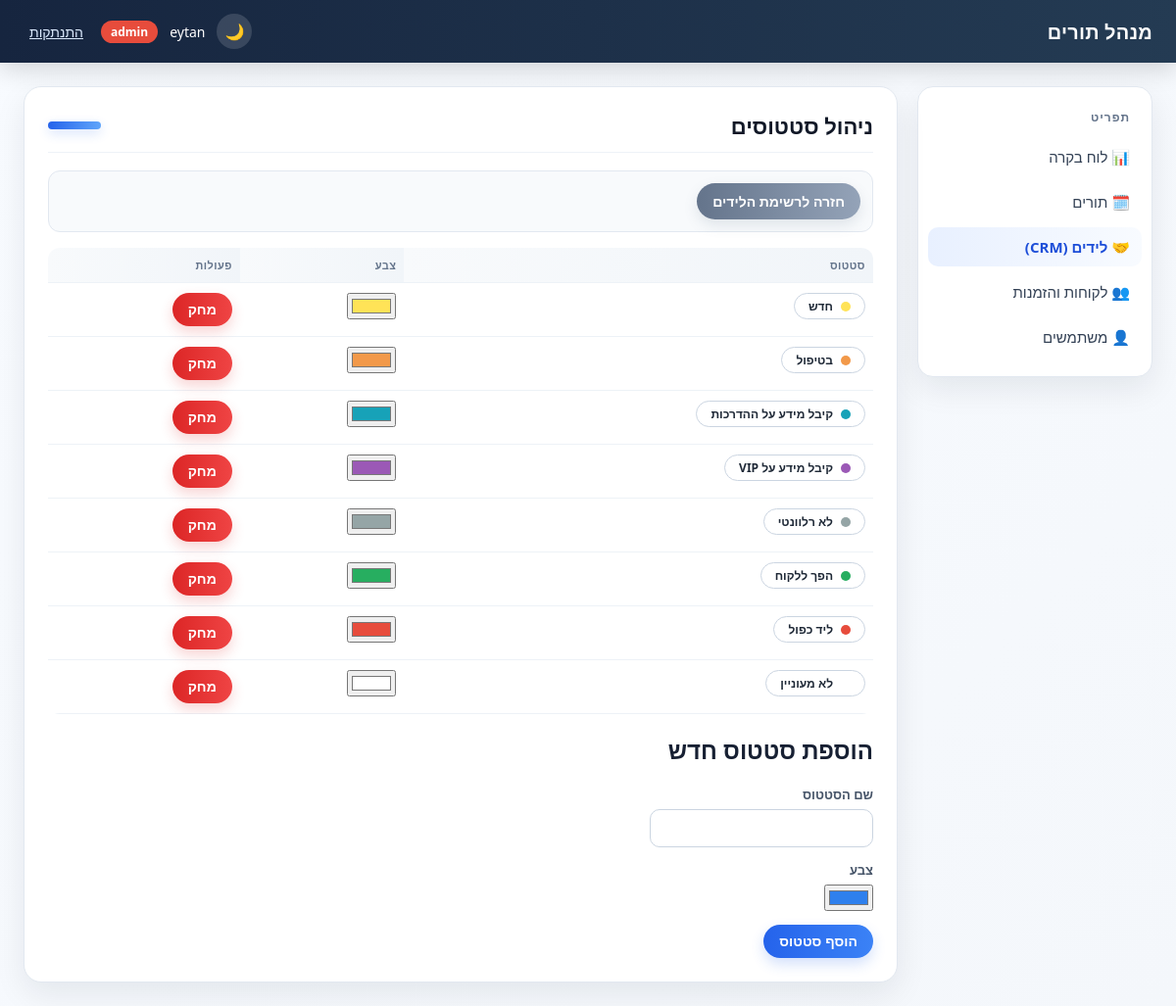
The page /leads/statuses (signed in) on the database its author committed.
### tables this page shows
CREATE TABLE lead_statuses (
                id INTEGER PRIMARY KEY AUTOINCREMENT,
                name TEXT UNIQUE NOT NULL,
                color TEXT NOT NULL
            );

### blueprints/leads.py (the view, shortened to what this page needs)
@bp.route("/statuses", methods=["GET", "POST"])
@permission_required(PERMISSION_MANAGE_LEADS)
def manage_statuses():
    repos = get_repos()
    return render_template("leads/statuses.html", statuses=to_records(repos.lead_statuses.get_all()))

### app.py (called while the page is built)
@app.context_processor
def inject_template_globals():
    return {
        "csrf_token": generate_csrf_token(),
        "current_user": current_user(),
        "ROLE_ADMIN": roles.ADMIN,
        "ROLE_USER": roles.USER,
    }

### auth.py (called while the page is built)
def generate_csrf_token():
    if "csrf_token" not in session:
        session["csrf_token"] = secrets.token_hex(16)
    return session["csrf_token"]

def validate_csrf():
    if request.method != "POST":
        return
    token = session.get("csrf_token")
    submitted = request.form.get("csrf_token", "")
    if not token or not secrets.compare_digest(token, submitted):
        abort(400)

def current_user():
    return session.get("user")

def permission_required(permission):
    def decorator(view):
        @wraps(view)
        def wrapped(*args, **kwargs):
            user = current_user()
            if user is None:
                return redirect(url_for("auth.login"))
            if user["role"] == roles.ADMIN:
                return view(*args, **kwargs)
            if permission not in user.get("permissions", []):
                abort(403)
            return view(*args, **kwargs)
        return wrapped
    return decorator

### db_context.py (called while the page is built)
def get_conn():
    if "db_conn" not in g:
        g.db_conn = sqlite3.connect(DB_FILE, timeout=10)
    return g.db_conn

def get_repos():
    if "repos" not in g:
        conn = get_conn()
        appointments = AppointmentRepository(conn)
        g.repos = SimpleNamespace(
            appointments=appointments,
            availability=AvailabilityService(appointments),
            leads=LeadRepository(conn),
            lead_statuses=LeadStatusRepository(conn),
            customers=CustomerRepository(conn),
            invoices=InvoiceRepository(conn),
            users=UserRepository(conn),
            id_sequence=IdSequence(conn),
        )
    return g.repos

def init_app(app):
    @app.teardown_appcontext
    def close_conn(exception):
        conn = g.pop("db_conn", None)
        if conn is not None:
            conn.close()

### id_sequence.py (called while the page is built)
    def _seed_if_empty(self):
        count = self.conn.execute("SELECT COUNT(*) FROM id_sequence").fetchone()[0]
        if count > 0:
            return
        max_existing = self._max_existing_id()
        if max_existing > 0:
            self.conn.execute("INSERT INTO id_sequence (id) VALUES (?)", (max_existing,))
            self.conn.commit()

### lead_status_repository.py (called while the page is built)
    def get_all(self):
        return pd.read_sql_query(f"SELECT * FROM {TABLE_NAME} ORDER BY id", self.conn)

### templates/leads/statuses.html (shortened to what this page needs)
{% extends "base.html" %}
{% block page_heading %}ניהול סטטוסים{% endblock %}
{% block content %}
<div class="toolbar">
    <a href="{{ url_for('leads.list_leads') }}" class="btn btn-secondary">חזרה לרשימת הלידים</a>
</div>
{% if statuses %}
<table>
    <thead>
        <tr><th>סטטוס</th><th>צבע</th><th>פעולות</th></tr>
    </thead>
    <tbody>
        {% for s in statuses %}
        <tr>
            <td><span class="status-chip" style="--status-color: {{ s.color }};">{{ s.name }}</span></td>
            <td>
                <form method="post" action="{{ url_for('leads.update_status_color', status_id=s.id) }}">
                    <input type="color" name="color" value="{{ s.color }}" onchange="this.form.submit()">
                </form>
            </td>
            <td>
                <form method="post" action="{{ url_for('leads.delete_status', status_id=s.id) }}" style="display:inline;"
                      onsubmit="return confirm('למחוק את הסטטוס &quot;{{ s.name }}&quot;? לידים קיימים עם סטטוס זה לא ישתנו.');">
                    <button type="submit" class="btn btn-danger">מחק</button>
                </form>
            </td>
        </tr>
        {% endfor %}
    </tbody>
</table>
{% else %}
<p class="empty-state">אין עדיין סטטוסים מוגדרים.</p>
{% endif %}
<h2>הוספת סטטוס חדש</h2>
<form method="post" class="form-card">
    <div class="form-group">
        <label>שם הסטטוס</label>
        <input type="text" name="name" required autofocus>
    </div>
    <div class="form-group">
        <label>צבע</label>
        <input type="color" name="color" value="#2f80ed">
    </div>
    <button type="submit" class="btn">הוסף סטטוס</button>
</form>
{% endblock %}

### static/style.css (style rules this page uses)
* { box-sizing: border-box; }
:root { --bg: #f4f7fb; --surface: #ffffff; --surface-2: #f8fafc; --text: #172033; --muted: #64748b; --border: #e2e8f0; --primary: #2563eb; --primary-dark: #1d4ed8; --danger: #dc2626; --danger-dark: #b91c1c; --shadow: 0 12px 32px rgba(15, 23, 42, 0.08); }
body { margin: 0; font-family: "Segoe UI", Tahoma, Arial, sans-serif; background: linear-gradient(135deg, #f8fbff 0%, var(--bg) 100%); color: var(--text); direction: rtl; text-align: right; }
.toolbar { display: flex; flex-wrap: wrap; gap: 10px; align-items: center; margin-bottom: 16px; padding: 12px; background: var(--surface-2); border: 1px solid var(--border); border-radius: 12px; }
table { width: 100%; border-collapse: collapse; font-size: 14px; overflow: hidden; border-radius: 12px; }
th, td { text-align: right; padding: 10px 8px; border-bottom: 1px solid #edf2f7; white-space: nowrap; vertical-align: top; }
th { background: linear-gradient(90deg, #f8fafc 0%, #f1f5f9 100%); color: #64748b; font-weight: 700; font-size: 11px; text-transform: uppercase; letter-spacing: 0.04em; }
.status-chip { display: inline-flex; align-items: center; gap: 8px; padding: 4px 14px; border-radius: 999px; background: #fff; border: 1px solid #cbd5e1; font-size: 12px; font-weight: 600; color: #1f2937; }
.status-chip::before { content: ""; width: 10px; height: 10px; border-radius: 50%; flex-shrink: 0; background: var(--status-color, #95a5a6); }
.btn { display: inline-block; padding: 9px 16px; border-radius: 999px; border: none; background: linear-gradient(90deg, var(--primary) 0%, #3b82f6 100%); color: #fff; text-decoration: none; font-size: 14px; font-weight: 600; cursor: pointer; box-shadow: 0 6px 14px rgba(37, 99, 235, 0.2); transition: transform 0.15s ease, box-shadow 0.15s ease; }
.btn-danger { background: linear-gradient(90deg, var(--danger) 0%, #ef4444 100%); box-shadow: 0 6px 14px rgba(220, 38, 38, 0.2); }
.btn-secondary { background: linear-gradient(90deg, #64748b 0%, #94a3b8 100%); box-shadow: 0 6px 14px rgba(100, 116, 139, 0.16); }
input[type=text], input[type=password], input[type=email], input[type=number], input[type=date], input[type=time], select, textarea { padding: 9px 12px; border: 1px solid #cbd5e1; border-radius: 10px; font-size: 14px; font-family: inherit; background: #fff; transition: border-color 0.2s ease, box-shadow 0.2s ease; }
label { display: block; margin-bottom: 6px; font-size: 13px; color: #475569; font-weight: 700; }
.form-group { margin-bottom: 14px; max-width: 360px; }
.form-group label { text-align: right; }
.form-card { max-width: 480px; }

### rows shown on the page
lead_statuses: name "חדש", color "#ffe357"
lead_statuses: name "בטיפול", color "#f2994a"
lead_statuses: name "קיבל מידע על ההדרכות", color "#17a2b8"
lead_statuses: name "קיבל מידע על VIP", color "#9b59b6"
lead_statuses: name "לא רלוונטי", color "#95a5a6"
lead_statuses: name "הפך ללקוח", color "#27ae60"
lead_statuses: name "ליד כפול", color "#e74c3c"
lead_statuses: name "לא מעוניין", color "#ffffff"

### other values the page prints
{{ current_user.username }} "eytan"
{{ current_user.role }} "admin"
